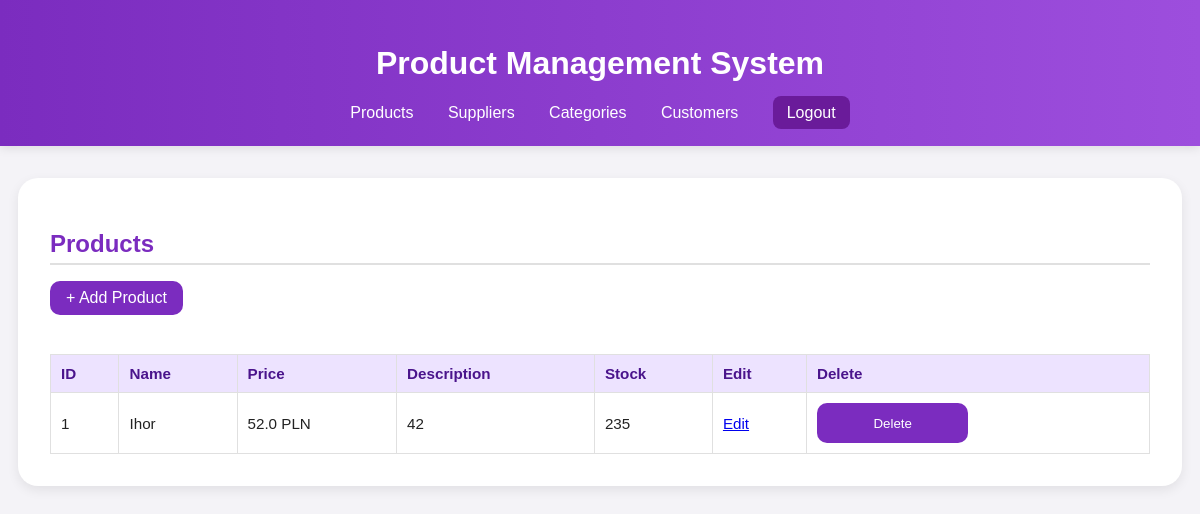
Screenshot of / (signed in) with the database file from the repository.
### models.py (models this page shows)
class Product(db.Model):
    id = db.Column(db.Integer, primary_key=True)
    name = db.Column(db.String(120), nullable=False)
    price = db.Column(db.Float, nullable=False)
    supplier_id = db.Column(db.Integer, db.ForeignKey('supplier.id'))
    category_id = db.Column(db.Integer, db.ForeignKey('category.id'))
    description = db.Column(db.String(255))
    stock = db.Column(db.Integer, default=0)

### routes.py (the view)
@app.route('/')
def index():
    products = Product.query.all()
    logged_in = 'user_id' in session
    return render_template('index.html', products=products, logged_in=logged_in)

### templates/index.html (shortened to what this page needs)
{% extends "base.html" %}
{% block content %}
<div class="card">
  <div class="card-header">
    <h2>Products</h2>
    <a href="{{ url_for('add_product') }}" class="btn-add">+ Add Product</a>
  </div>
  <table class="styled-table">
    <thead>
      <tr>
        <th>ID</th>
        <th>Name</th>
        <th>Price</th>
        <th>Description</th>
        <th>Stock</th>
        <th>Edit</th>
        <th>Delete</th>
      </tr>
    </thead>
    <tbody>
      {% for product in products %}
      <tr>
        <td>{{ product.id }}</td>
        <td>{{ product.name }}</td>
        <td>{{ product.price }} PLN</td>
        <td>{{ product.description or '' }}</td>
        <td>{{ product.stock }}</td>
        <td>
          <a href="{{ url_for('edit_item', model='product', item_id=product.id) }}" class="btn-edit">Edit</a>
        </td>
        <td>
          <form method="POST" action="{{ url_for('delete_item', model='product', item_id=product.id) }}" onsubmit="return confirm('Delete this product?');">
            <button type="submit" class="btn-delete">Delete</button>
          </form>
        </td>
      </tr>
      {% else %}
      <tr><td colspan="7" style="text-align:center;">No products found</td></tr>
      {% endfor %}
    </tbody>
  </table>
</div>
{% endblock %}

### static/style.css (style rules this page uses)
body { font-family: "Poppins", sans-serif; background: #f4f3f7; color: #222; margin: 0; padding: 0; }
h2 { color: #7B2CBF; border-bottom: 2px solid #E0E0E0; padding-bottom: 5px; margin-bottom: 1rem; }
form { display: grid; grid-template-columns: 1fr 1fr; gap: 1.2rem; }
button, input[type="submit"] { background: #7B2CBF; color: white; border: none; padding: 0.8rem 1rem; border-radius: 10px; cursor: pointer; transition: 0.3s; }
table { width: 100%; border-collapse: collapse; margin-top: 1.5rem; font-size: 0.95rem; }
th, td { border: 1px solid #e0e0e0; padding: 10px; text-align: left; }
th { background: #ede3ff; color: #4a148c; }
.btn-add { display: inline-block; background: #7B2CBF; color: white; padding: 8px 16px; border-radius: 10px; text-decoration: none; transition: 0.3s; margin-bottom: 15px; }

### rows the page displays
Product: id "1", name "Ihor", price "52.0", description "42", stock "235"
